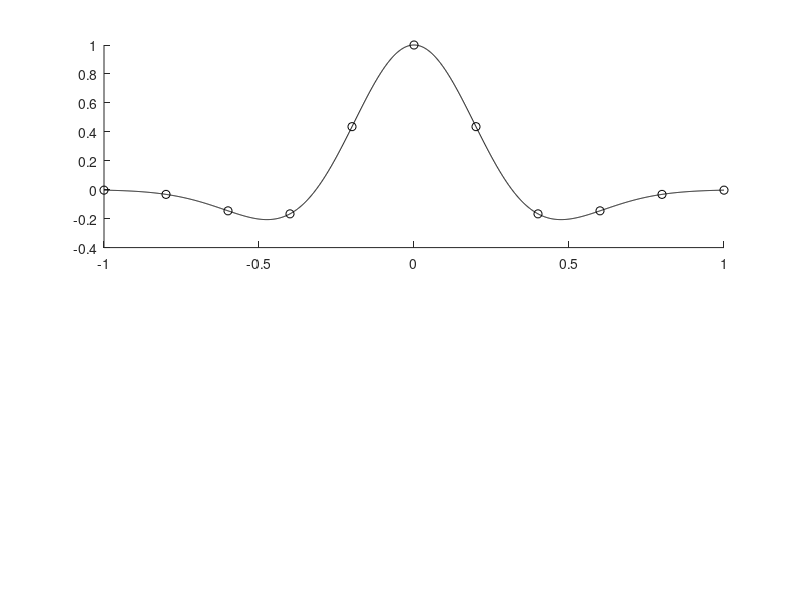

Source code (MATLAB): (Note: this script raises an error after producing the figure.)
% MPL. Make some figures showing interpolation of samples.
% For  chapter on discrete signals (First figure) 
close all
dt=.001; % sampling rate
tmax=1; % interval range
t = -tmax:dt:tmax;
s = (1-10*t.^2).*exp(-8*t.^2);
stepsize = 200;
samp = 1:stepsize:length(t);
ssamp = s(samp);

bump = 0*t;
bump( abs(t) <= (stepsize+1)*dt/2 ) = 1;

%figure(1)
%plot(t,s,'-',t(samp),s(samp),'o',t, bump)

% Let's build a piecewise constant approximation, using translates of a
% bump function

papprox = 0*t;
for j=1:length(samp)
    papprox( abs(t - t(samp(j))) <= (stepsize+1)*dt/2) = s(samp(j));
end
%figure(2) 
%plot(t,papprox,'-', t(samp),s(samp),'o')


figure(1)
    subplot(2,1,1)
    hold on
    plot(t,s,'-k',t(samp),s(samp),'ok')
    linesgray({t,bump,'-',.1,.5})
    %xlabel("Time")
    ylabel("Amplitude")
    xticks([-1.0 -0.8 -0.6 -0.4 -0.2 0 0.2 0.4 0.6 0.8 1.0])
    ylim([-1,1])
    hold off
    subplot(2,1,2)
    plot(t,papprox,'-k', t(samp),s(samp),'ok')
    %xlabel("Time")
    ylabel("Amplitude")
    xticks([-1.0 -0.8 -0.6 -0.4 -0.2 0 0.2 0.4 0.6 0.8 1.0])
    ylim([-1,1])
    set(gca, 'FontName', 'Arial')


prepfig
bigfont(gcf,1.2,1)
print(gcf, 'samp_interpA', '-djpeg')
%print -depsc ..\signalgraphics\samp_interpA


% Now using the sinc function
sbump = sinc(t/(dt*stepsize));

sapprox = 0*t;
for j=1:length(samp)
    sapprox = sapprox + s(samp(j))*sinc((t-t(samp(j)))/(dt*stepsize));
end


figure(2) 
    subplot(2,1,1)
    hold on
    plot(t,s,'-k', t(samp),s(samp),'Ok')
    linesgray({t,sbump,'-',.1,.5})
    %xlabel("Time")
    ylabel("Amplitude")
    xticks([-1.0 -0.8 -0.6 -0.4 -0.2 0 0.2 0.4 0.6 0.8 1.0])
     ylim([-1,1])
  hold off
    subplot(2,1,2)
    plot(t(samp),s(samp),'ok')
    hold on
    for j=4:(length(samp)-3)
        linesgray({t,s(samp(j))*sinc((t-t(samp(j)))/(dt*stepsize)),'-',.1,.5})
        %plot(t,s(samp(j))*sinc((t-t(samp(j)))/(dt*stepsize)),'k')
    end
    plot(t,sapprox,'-k')
    %xlabel("Time")
    ylabel("Amplitude")
    xticks([-1.0 -0.8 -0.6 -0.4 -0.2 0 0.2 0.4 0.6 0.8 1.0])
    ylim([-1,1])
    hold off

prepfig
bigfont(gcf,1.2,1)
print(gcf, 'samp_interpB', '-djpeg')
%print -dpdf ..\signalgraphics\samp_interpB


%%

tlen=.1;
t1=.4;t2=.6;
lags=[-5  0  5];
shifts=[0 5];
theta=[0 45];
[r,tr]=reflec(tmax,dt,.1,3,4);
f1=figure;
fdom=30;
fs=8;
[w,tw]=ricker(dt,fdom,2);

plot(tw,w,[.2 .3],[-1,1])

%%
ccpanel=1;
for kk=1:length(shifts)
    if(kk==1)
        f2=figure;
    else
        f3=figure;
    end
for j=1:length(theta)
    s1=convz(r,w);
    ind=near(tr,t1,t2);
    s2=stat(phsrot(s1,theta(j)),tr,shifts(kk)*dt);
    s1=s1(ind);
    s2=s2(ind);
    t=tr(ind)-t1;
    shift=.04;
    s2lag=s2;
    tlag=t;
    
    figure(f1)
    subplot(2,2,ccpanel)
    ccpanel=ccpanel+1;
    ccfunc=conv(s2,flipud(s1));
    ccfunc=ccfunc/sqrt(sum(s1.^2)*sum(s2.^2));
    tau=(-length(s1)+1:length(s1)-1)*dt;
    linesgray({tau,ccfunc,'-',.5,0})
    text(-.2,.8,['s_2 shift= ' num2str(dt*shifts(kk)) 's'],'fontsize',fs)
    text(-.2,.6,['s_2 rot= ' num2str(theta(j)) '^o'],'fontsize',fs)
    xlabel('lag (s)');ylabel('cc')
    grid
    if(kk==1)
        figure(f2)
    else
        figure(f3);
    end
    subplot(1,2,j)
    xlabel('lag (sec)')
    inc=shift/8;
    for k=1:length(lags)
        tlag=t+lags(k)*dt;
        hh=linesgray({t,s1+(k-1)*shift,'-',.5,.5,'o',2},{tlag,s2lag+(k-1)*shift,'-',.5,0,'o',1});
        ind=near(tau,-lags(k)*dt);
        cc=ccfunc(ind);
        text(.1,(k-1)*shift-2*inc,['Lag \tau = ', num2str(-dt*lags(k))],'fontsize',fs);
        text(.1,(k-1)*shift-3*inc,['cc = ' num2str(sigfig(cc,2))],'fontsize',fs)
    end
    xlim([-.05 .25])
    legend(hh,'s_1(t)','s_2(t)')
    set(gca,'yticklabel',[])
    title(['s_2 shifted by ' num2str(dt*shifts(kk)) 's, rotated by ', num2str(theta(j)) '^o'])
    grid
end

end
  figure(f1)
  prepfig
  bigfont(gcf,.8,1)
  %print -depsc ..\signalgraphics\ccfuncs
  
  figure(f2)
  prepfig
  bigfont(gcf,.8,1)
  legendfontsize(.8)
  titlefontsize(.8,1)
  %print -depsc2 ..\signalgraphics\ccpanel1
  
  figure(f3)
  prepfig
  bigfont(gcf,.8,1)
  legendfontsize(.8)
  titlefontsize(.8,1)
  %print -depsc2 ..\signalgraphics\ccpanel2
  
